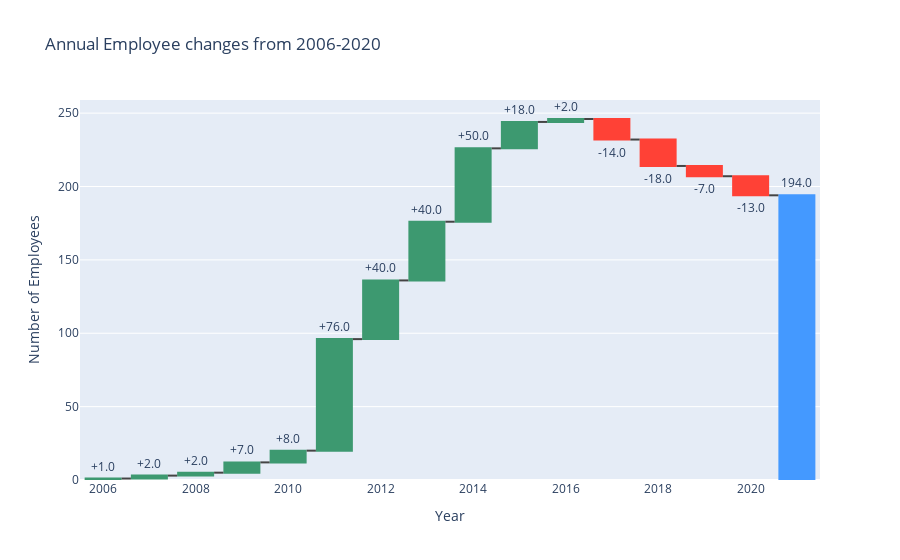

The code cell stored with this chart in its notebook:
### Code cell
# menambahkan judul dan label
waterfall_layout = go.Layout(
    title='Annual Employee changes from 2006-2020',
    yaxis={'title':'Number of Employees'},
    xaxis={'title':'Year'},
)

# membuat figura
fig = go.Figure(layout=waterfall_layout)

# membuat waterfall plot
waterfall_plot = go.Waterfall(
    x=sumbu_x,
    y=sumbu_y,
    measure=measure_changes,
    text=label_waterfall,
    textposition='outside'
)

# menambahkan grafik ke dalam figura
fig.add_trace(waterfall_plot)

fig

### Figure 1 — Plotly figure (JSON) as saved in the notebook; plotly's stock layout.template omitted (floating-point values rounded to 4 significant figures)
{"data": [{"measure": ["relative", "relative", "relative", "relative", "relative", "relative", "relative", "relative", "relative", "relative", "relative", "relative", "relative", "relative", "relative", "total"], "text": ["+1.0", "+2.0", "+2.0", "+7.0", "+8.0", "+76.0", "+40.0", "+40.0", "+50.0", "+18.0", "+2.0", "-14.0", "-18.0", "-7.0", "-13.0", "194.0"], "textposition": "outside", "type": "waterfall", "x": [2006, 2007, 2008, 2009, 2010, 2011, 2012, 2013, 2014, 2015, 2016, 2017, 2018, 2019, 2020, 2021], "y": [1, 2, 2, 7, 8, 76, 40, 40, 50, 18, 2, -14, -18, -7, -13, 194]}], "layout": {"title": {"text": "Annual Employee changes from 2006-2020"}, "xaxis": {"title": {"text": "Year"}}, "yaxis": {"title": {"text": "Number of Employees"}}}}
